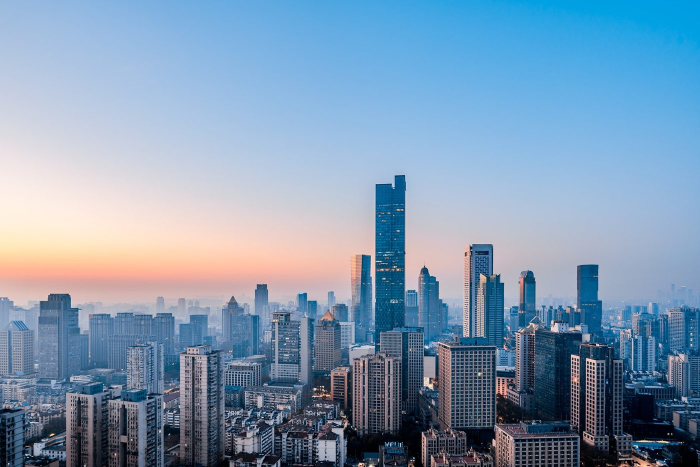
#> input picture Sam-PPT-Bain/template/images/chapter-city.jpg, 1400 x 934 px (shown at 1/2 size)
$ python -i compare_pages.py   (imports and definitions only)
#> lines starting #> are read from the running program, lines starting #| are printed output that depends on the picture
"""Put each finished page next to the reference pages its modules came from (step 7).

  python compare_pages.py <project>/svg_output <renders_dir> <library_dir> -o <run_dir>/work/compare

For page NN it reads the "composed:" comment that compose_page.py writes (or the "blueprint:" comment of
start_page.py), and writes <out>/compare-NN.png: the deck's render on the left, the source reference
pages (renders/slide-NN.png, module boxes outlined in red) on the right. Look at each pair at the same
size and ask: does my page carry as many drawn parts, icons, tinted panels, solid circles and red as
the reference page does in the same area? Text that sits as long paragraphs on white, where the
reference has labelled chunks, is the usual gap. renders are 1600 px wide; SVG coordinates are px × 0.8.
"""
import argparse
import re
from pathlib import Path

from PIL import Image, ImageDraw

W, H = 800, 450


def sources(svg: Path):
    s = svg.read_text(encoding="utf-8")[:6000]
    mods = re.findall(r"module \d+: slide_(\d+)\.svg ([\d.]+),([\d.]+),([\d.]+),([\d.]+)", s)
    if mods:
        out = {}
        for page, *box in mods:
            out.setdefault(page, []).append([float(v) for v in box])
        return out
    m = re.search(r"blueprint: slide_(\d+)\.svg", s)
    return {m.group(1): []} if m else {}


def thumb(png: Path, boxes=()):
#> called with boxes = ()
    im = Image.open(png).convert("RGB").resize((1600, 900))
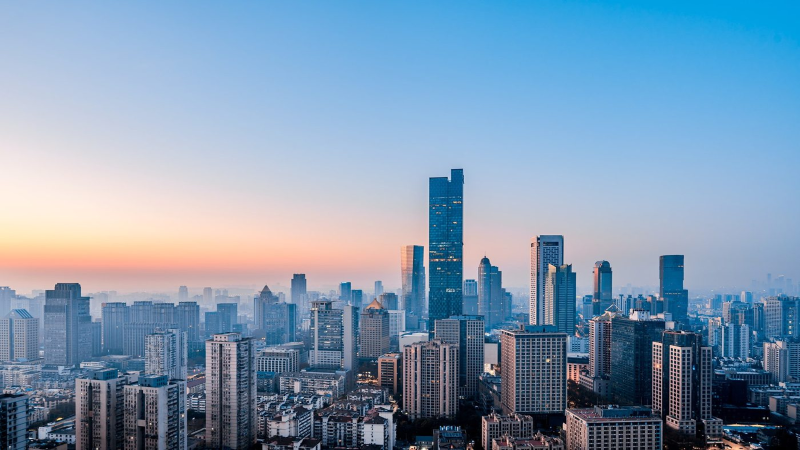
#> im: PIL image 1600x900 RGB (shown at 1/2 size); mean R, G, B 126.3, 152.1, 177.6
    d = ImageDraw.Draw(im)
    for x, y, w, h in boxes:
        k = 1600 / 1280
        d.rectangle((x * k, y * k, (x + w) * k, (y + h) * k), outline="#E02020", width=5)
    return im.resize((W, H))
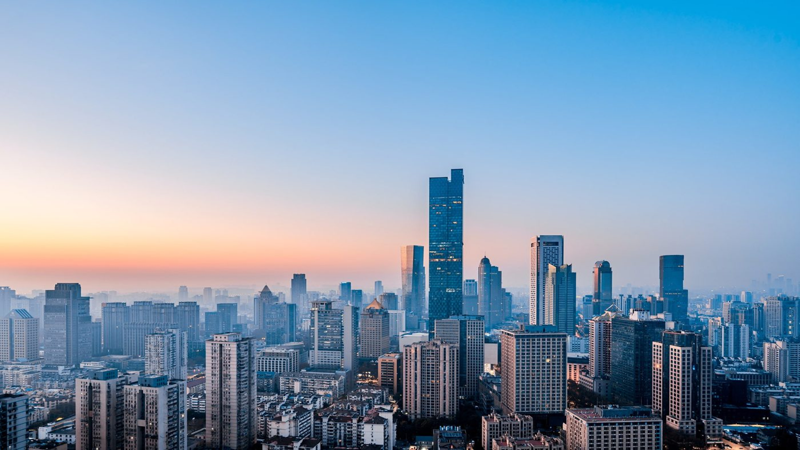
#> returned value: PIL image 800x450 RGB; mean R, G, B 126.3, 152.2, 177.6


def main():
    ap = argparse.ArgumentParser()
    ap.add_argument("svg_dir", type=Path)
    ap.add_argument("renders", type=Path)
    ap.add_argument("library", type=Path)
    ap.add_argument("-o", "--out", type=Path, required=True)
    a = ap.parse_args()
    a.out.mkdir(parents=True, exist_ok=True)
    pages = sorted(a.svg_dir.glob("*.svg"))
    n = 0
    for i, svg in enumerate(pages, 1):
        mine = a.renders / f"slide-{i:02d}.png"
        src = sources(svg)
        if not mine.exists() or not src:
            continue
        refs = [thumb(a.library / "renders" / f"slide-{p}.png", boxes) for p, boxes in list(src.items())[:3]
                if (a.library / "renders" / f"slide-{p}.png").exists()]
        sheet = Image.new("RGB", (W * (1 + len(refs)) + 12 * len(refs), H + 30), "white")
        d = ImageDraw.Draw(sheet)
        sheet.paste(thumb(mine), (0, 30))
        d.text((6, 6), f"P{i:02d} {svg.stem}", fill="black")
        for k, (im, p) in enumerate(zip(refs, src)):
            x = (W + 12) * (k + 1)
            sheet.paste(im, (x, 30))
            d.text((x + 6, 6), f"reference slide {p}", fill="black")
        sheet.save(a.out / f"compare-{i:02d}.png")
        n += 1
    print(f"{n} comparison sheet(s) -> {a.out}")


# [2 lines not run here, left out]

>>> result = thumb('../../Sam-PPT-Bain/template/images/chapter-city.jpg')
